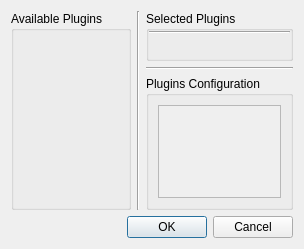
<?xml version="1.0" encoding="UTF-8"?>
<ui version="4.0">
 <class>PluginConfigDialog</class>
 <widget class="QDialog" name="PluginConfigDialog">
  <property name="geometry">
   <rect>
    <x>0</x>
    <y>0</y>
    <width>304</width>
    <height>249</height>
   </rect>
  </property>
  <property name="windowTitle">
   <string>Plugin Configuration Dialog</string>
  </property>
  <layout class="QVBoxLayout" name="m_layout">
   <item>
    <layout class="QHBoxLayout" name="horizontalLayout" stretch="1,0,3">
     <item>
      <widget class="QGroupBox" name="m_availGroupBox">
       <property name="title">
        <string>Available Plugins</string>
       </property>
       <layout class="QVBoxLayout" name="m_availLayout">
        <property name="leftMargin">
         <number>0</number>
        </property>
        <property name="topMargin">
         <number>0</number>
        </property>
        <property name="rightMargin">
         <number>0</number>
        </property>
        <property name="bottomMargin">
         <number>0</number>
        </property>
        <item>
         <widget class="QWidget" name="m_availableWidget" native="true"/>
        </item>
       </layout>
      </widget>
     </item>
     <item>
      <widget class="Line" name="line">
       <property name="orientation">
        <enum>Qt::Vertical</enum>
       </property>
      </widget>
     </item>
     <item>
      <layout class="QVBoxLayout" name="verticalLayout_8" stretch="3,0,8">
       <item>
        <widget class="QGroupBox" name="m_selectedGroupBox">
         <property name="title">
          <string>Selected Plugins</string>
         </property>
         <layout class="QVBoxLayout" name="m_selectedLayout">
          <property name="leftMargin">
           <number>0</number>
          </property>
          <property name="topMargin">
           <number>0</number>
          </property>
          <property name="rightMargin">
           <number>0</number>
          </property>
          <property name="bottomMargin">
           <number>0</number>
          </property>
          <item>
           <widget class="Line" name="line_4">
            <property name="orientation">
             <enum>Qt::Horizontal</enum>
            </property>
           </widget>
          </item>
          <item>
           <widget class="QWidget" name="m_selectedWidget" native="true"/>
          </item>
         </layout>
        </widget>
       </item>
       <item>
        <widget class="Line" name="line_2">
         <property name="orientation">
          <enum>Qt::Horizontal</enum>
         </property>
        </widget>
       </item>
       <item>
        <widget class="QGroupBox" name="m_allConfigGroupBox">
         <property name="title">
          <string>Plugins Configuration</string>
         </property>
         <layout class="QVBoxLayout" name="verticalLayout_7">
          <item>
           <widget class="QScrollArea" name="m_allConfigScrollArea">
            <property name="widgetResizable">
             <bool>true</bool>
            </property>
            <widget class="QWidget" name="scrollAreaWidgetContents_4">
             <property name="geometry">
              <rect>
               <x>0</x>
               <y>0</y>
               <width>131</width>
               <height>83</height>
              </rect>
             </property>
             <layout class="QVBoxLayout" name="verticalLayout_5"/>
            </widget>
           </widget>
          </item>
         </layout>
        </widget>
       </item>
      </layout>
     </item>
    </layout>
   </item>
   <item>
    <widget class="QDialogButtonBox" name="m_buttonBox">
     <property name="orientation">
      <enum>Qt::Horizontal</enum>
     </property>
     <property name="standardButtons">
      <set>QDialogButtonBox::Cancel|QDialogButtonBox::Ok</set>
     </property>
    </widget>
   </item>
  </layout>
 </widget>
 <resources>
  <include location="../ui.qrc"/>
 </resources>
 <connections>
  <connection>
   <sender>m_buttonBox</sender>
   <signal>accepted()</signal>
   <receiver>PluginConfigDialog</receiver>
   <slot>accept()</slot>
   <hints>
    <hint type="sourcelabel">
     <x>248</x>
     <y>254</y>
    </hint>
    <hint type="destinationlabel">
     <x>157</x>
     <y>274</y>
    </hint>
   </hints>
  </connection>
  <connection>
   <sender>m_buttonBox</sender>
   <signal>rejected()</signal>
   <receiver>PluginConfigDialog</receiver>
   <slot>reject()</slot>
   <hints>
    <hint type="sourcelabel">
     <x>316</x>
     <y>260</y>
    </hint>
    <hint type="destinationlabel">
     <x>286</x>
     <y>274</y>
    </hint>
   </hints>
  </connection>
 </connections>
</ui>
